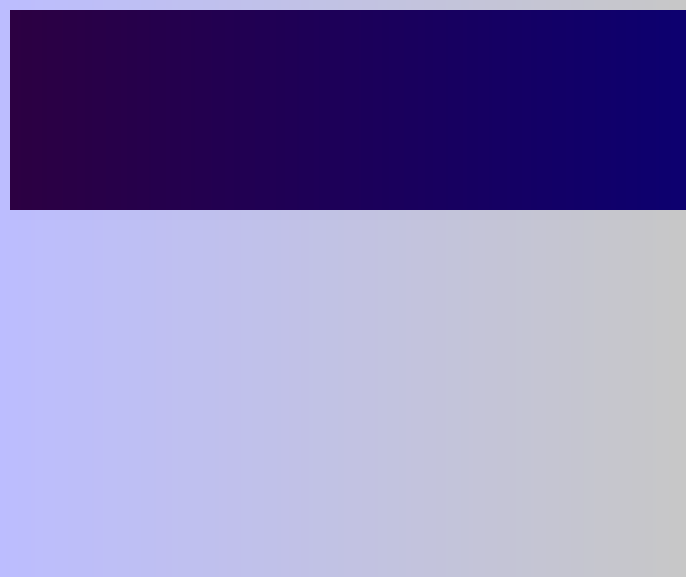
<?xml version="1.0" encoding="UTF-8"?>
<ui version="4.0">
 <class>MainWindow</class>
 <widget class="QMainWindow" name="MainWindow">
  <property name="geometry">
   <rect>
    <x>0</x>
    <y>0</y>
    <width>686</width>
    <height>577</height>
   </rect>
  </property>
  <property name="windowTitle">
   <string>MainWindow</string>
  </property>
  <widget class="QWidget" name="centralwidget">
   <layout class="QVBoxLayout" name="verticalLayout">
    <property name="spacing">
     <number>0</number>
    </property>
    <property name="leftMargin">
     <number>0</number>
    </property>
    <property name="topMargin">
     <number>0</number>
    </property>
    <property name="rightMargin">
     <number>0</number>
    </property>
    <property name="bottomMargin">
     <number>0</number>
    </property>
    <item>
     <widget class="QFrame" name="frame_2">
      <property name="styleSheet">
       <string notr="true">background-color: qlineargradient(spread:pad, x1:0, y1:0, x2:1, y2:0, stop:0 rgb(188, 189, 255), stop:1 rgb(199, 199, 199));


</string>
      </property>
      <property name="frameShape">
       <enum>QFrame::NoFrame</enum>
      </property>
      <property name="frameShadow">
       <enum>QFrame::Raised</enum>
      </property>
      <widget class="QFrame" name="frame">
       <property name="geometry">
        <rect>
         <x>10</x>
         <y>10</y>
         <width>934</width>
         <height>200</height>
        </rect>
       </property>
       <property name="maximumSize">
        <size>
         <width>16777215</width>
         <height>200</height>
        </size>
       </property>
       <property name="styleSheet">
        <string notr="true">background-color: qlineargradient(spread:pad, x1:0, y1:0, x2:1, y2:0, stop:0 rgb(44, 0, 66), stop:1 rgb(0, 0, 129));




</string>
       </property>
       <property name="frameShape">
        <enum>QFrame::NoFrame</enum>
       </property>
       <property name="frameShadow">
        <enum>QFrame::Raised</enum>
       </property>
      </widget>
     </widget>
    </item>
   </layout>
  </widget>
 </widget>
 <resources/>
 <connections/>
</ui>
